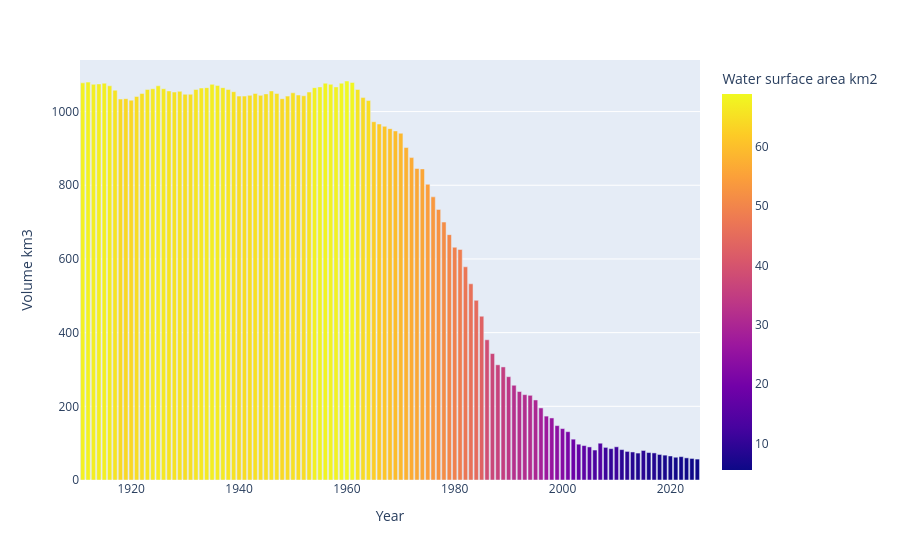

The notebook cell saved with this chart:
### Code cell
line = px.bar(data2, x='Year', y='Volume km3', color='Water surface area km2')
line.show()
